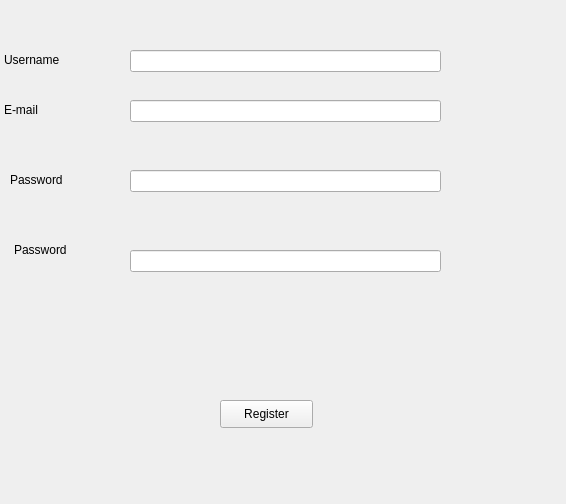
<?xml version="1.0" encoding="UTF-8"?>
<ui version="4.0">
 <class>Register</class>
 <widget class="QWidget" name="Register">
  <property name="geometry">
   <rect>
    <x>0</x>
    <y>0</y>
    <width>566</width>
    <height>504</height>
   </rect>
  </property>
  <property name="windowTitle">
   <string>Form</string>
  </property>
  <widget class="QLabel" name="label">
   <property name="geometry">
    <rect>
     <x>4</x>
     <y>50</y>
     <width>71</width>
     <height>20</height>
    </rect>
   </property>
   <property name="text">
    <string>Username</string>
   </property>
  </widget>
  <widget class="QLabel" name="label_2">
   <property name="geometry">
    <rect>
     <x>4</x>
     <y>100</y>
     <width>71</width>
     <height>20</height>
    </rect>
   </property>
   <property name="text">
    <string>E-mail</string>
   </property>
  </widget>
  <widget class="QLabel" name="label_3">
   <property name="geometry">
    <rect>
     <x>10</x>
     <y>170</y>
     <width>61</width>
     <height>20</height>
    </rect>
   </property>
   <property name="text">
    <string>Password</string>
   </property>
  </widget>
  <widget class="QLabel" name="label_4">
   <property name="geometry">
    <rect>
     <x>14</x>
     <y>240</y>
     <width>61</width>
     <height>20</height>
    </rect>
   </property>
   <property name="text">
    <string>Password</string>
   </property>
  </widget>
  <widget class="QPushButton" name="btnRegisterInPage">
   <property name="geometry">
    <rect>
     <x>220</x>
     <y>400</y>
     <width>93</width>
     <height>28</height>
    </rect>
   </property>
   <property name="text">
    <string>Register</string>
   </property>
  </widget>
  <widget class="QLineEdit" name="lineEdit">
   <property name="geometry">
    <rect>
     <x>130</x>
     <y>50</y>
     <width>311</width>
     <height>22</height>
    </rect>
   </property>
  </widget>
  <widget class="QLineEdit" name="lineEdit_2">
   <property name="geometry">
    <rect>
     <x>130</x>
     <y>100</y>
     <width>311</width>
     <height>22</height>
    </rect>
   </property>
  </widget>
  <widget class="QLineEdit" name="lineEdit_3">
   <property name="geometry">
    <rect>
     <x>130</x>
     <y>170</y>
     <width>311</width>
     <height>22</height>
    </rect>
   </property>
  </widget>
  <widget class="QLineEdit" name="lineEdit_4">
   <property name="geometry">
    <rect>
     <x>130</x>
     <y>250</y>
     <width>311</width>
     <height>22</height>
    </rect>
   </property>
  </widget>
 </widget>
 <resources/>
 <connections/>
</ui>
